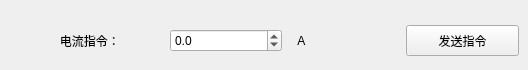
       <widget class="QWidget" name="pageCurrent">
        <attribute name="title">
         <string>电流模式</string>
        </attribute>
        <widget class="QWidget" name="horizontalLayoutWidget_58">
         <property name="geometry">
          <rect>
           <x>50</x>
           <y>20</y>
           <width>469</width>
           <height>41</height>
          </rect>
         </property>
         <layout class="QHBoxLayout" name="horizontalLayout_65">
          <item>
           <widget class="QLabel" name="label_111">
            <property name="minimumSize">
             <size>
              <width>114</width>
              <height>0</height>
             </size>
            </property>
            <property name="text">
             <string>   电流指令：</string>
            </property>
           </widget>
          </item>
          <item>
           <widget class="QDoubleSpinBox" name="currentCmdEdit">
            <property name="decimals">
             <number>1</number>
            </property>
            <property name="minimum">
             <double>-100.000000000000000</double>
            </property>
            <property name="singleStep">
             <double>0.500000000000000</double>
            </property>
           </widget>
          </item>
          <item>
           <widget class="QLabel" name="label_114">
            <property name="minimumSize">
             <size>
              <width>30</width>
              <height>0</height>
             </size>
            </property>
            <property name="text">
             <string>   A  </string>
            </property>
           </widget>
          </item>
          <item>
           <widget class="QPushButton" name="writeCurrentCmdBtn">
            <property name="minimumSize">
             <size>
              <width>113</width>
              <height>31</height>
             </size>
            </property>
            <property name="text">
             <string>发送指令</string>
            </property>
           </widget>
          </item>
         </layout>
        </widget>
       </widget>
